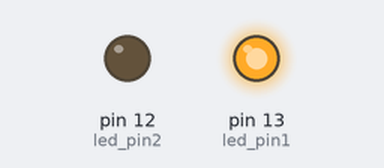
Recording of a sketch running on a simulated Arduino Uno, built with avr-gcc and run on an emulated ATmega328P. Shown: output pins drawn as LEDs (lit = HIGH).

Above: at 0.5 s.
At 2.5 s:
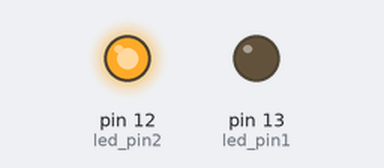
At 3.5 s:
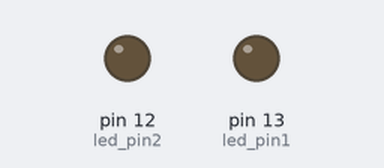
Timing chart, 0 to 5.2 s (numbered marks = the images above):
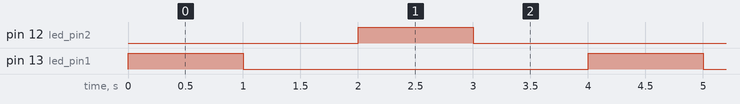

The sketch:

sketch_sep25b.ino
```cpp
int led_pin1 = 13;
int led_pin2 = 12;
int blink_duration1 = 1000;

void setup() {
  // put your setup code here, to run once:

pinMode(led_pin1, OUTPUT);
pinMode(led_pin2, OUTPUT);
}

void loop() {
  // put your main code here, to run repeatedly:
digitalWrite (led_pin1,HIGH);
delay (blink_duration1);
digitalWrite (led_pin1,LOW);
delay (blink_duration1);

digitalWrite (led_pin2,HIGH);
delay (blink_duration1);
digitalWrite (led_pin2,LOW);
delay (blink_duration1);
}
```

Measured:
- by itself, pin 12 (led_pin2), pin 13 (led_pin1): alternates HIGH for 1.0 s and LOW for 3.0 s
- by itself, everything shown: repeats every 4.0 s, in 4 steps
